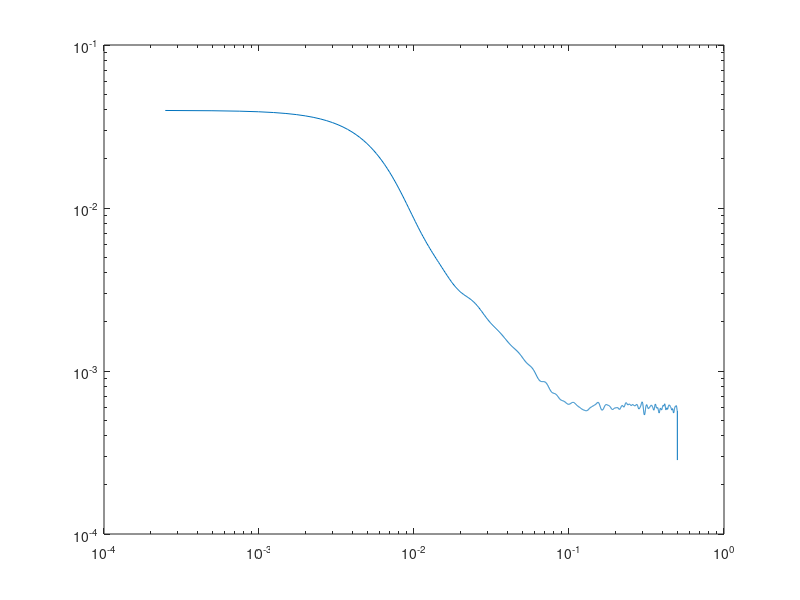

MATLAB code for this plot: (Note: this script raises an error after producing the figure.)
clear;
clc;
close all;


N  = 4024;          % better to use even N
dt = 1;             
fs = 1/dt;          
t  = (0:N-1)'*dt;

k  = (0:N-1)';
f  = k*fs/N;

fL = 0.1;          
fH = 0.10;           % still unused, but ok for MB definition
idxMB  = (f>=fL & f<=fH);
idxLow = (f<fL & f>0);

% ---- custom flat PSD level ----
S_flat = 3e-4;      % <-- YOUR custom PSD value (units of whatever PSD you want)

S_noise = S_flat*ones(N,1);                 % flat part = S_flat
S_noise(idxLow) = S_flat*(fL./f(idxLow));   % 1/f below MB, scaled consistently

% Avoid DC issue
S_noise(1) = S_noise(find(f>0,1,'first'));

% ---- Generate colored noise ----
rng(1);
phi  = 2*pi*rand(N,1);
Spec = sqrt(S_noise).*exp(1j*phi);

% Hermitian symmetry (assuming N even)
Spec(N/2+2:end) = conj(flipud(Spec(2:N/2)));
Spec(1)       = real(Spec(1));
Spec(N/2+1)   = real(Spec(N/2+1));

noise = real(ifft(Spec))*sqrt(N);



%% Plot noise spectra before and after filtering
Nfft = N;
[PSD_in, f_psd]  = pwelch(noise,  [], [], Nfft, fs);

figure;
loglog(f_psd, PSD_in,  'DisplayName','Raw noise'); hold on;
xline([fL fH], ':',  'DisplayName','MB limits', 'LineWidth', 1.5);
xlabel('Frequency [Hz]');
ylabel('PSD');
legend('Location','best');
grid on;

figure;
plot(t, noise)
